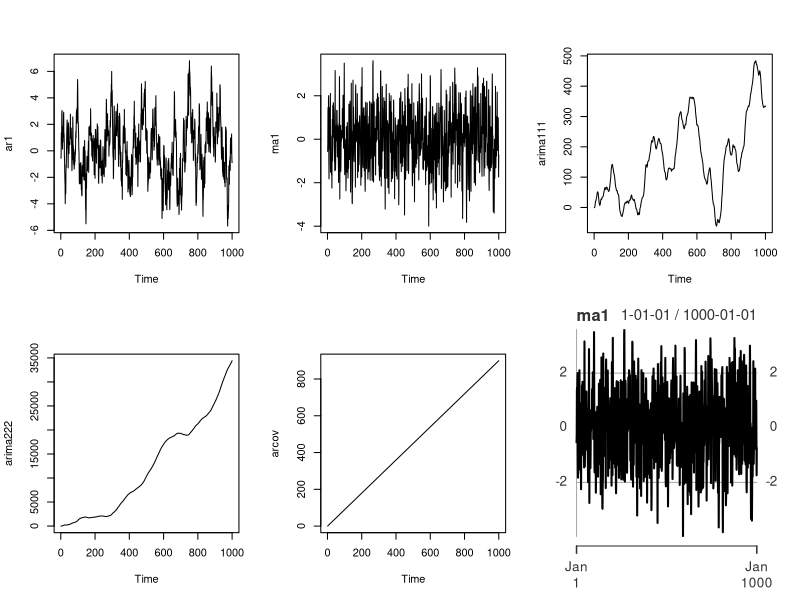
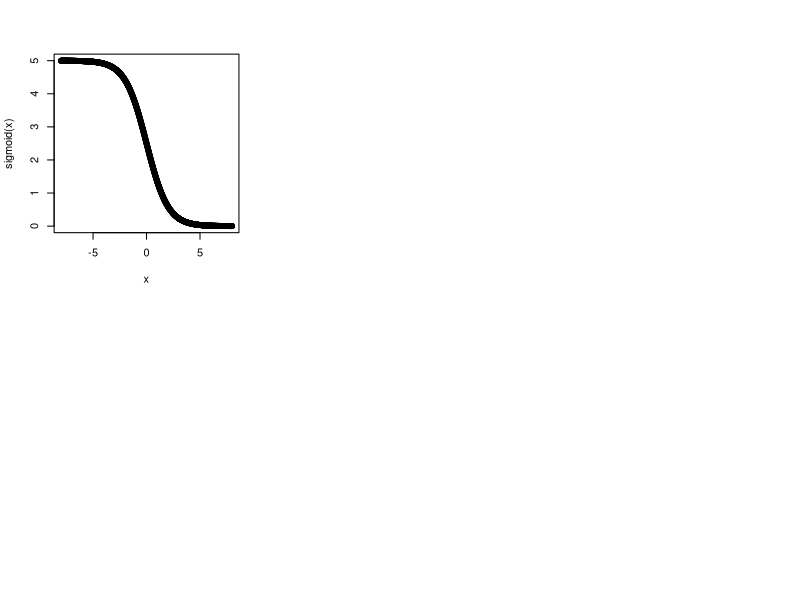

Recreate these plots in R, in order.
#' Testing how different an ARIMA(0,0,1) is compared to a mean model added to random walk
library(forecast)
library(data.table)
library(ggplot2)
library(xts)

#' Initialize data
set.seed(123)
n <- 1000

# white noise - Normal centered around 0
eps <- ts(rnorm(n))
xcov <- ts(1:1000)
eps
# initialise the first two values:
ar1 <- ma1 <- arma11 <- arma22 <- eps[1:2]

beta1 <- 0.9
beta2 <- -0.3
drift <- 0

# loop through and create the 3:1000th values:
for(i in 3:n){
  message(i)
  ar1[i]      <- beta1 * ar1[i - 1] + eps[i] + drift
  ma1[i]      <- beta1 * eps[i - 1] + eps[i] + drift
  arma11[i]   <- beta1 * arma11[i - 1] + beta1 * eps[i - 1] + eps[i]  + drift
  arma22[i]   <- beta1 * arma22[i - 1] + beta2 * arma22[i - 2] + beta1 * eps[i-1] + beta2 * eps[i-2] + eps[i] + drift
  arcov       <- beta1 * xcov + beta1 * eps[i - 1] + eps[i] + drift
}

# turn them into time series, and for the last two, "integrate" them via cumulative sum
ar1 <- ts(ar1)
ma1 <- ts(ma1)
arma11 <- ts(arma11)
arima111 <- ts(cumsum(arma11))
arima222 <- ts(cumsum(cumsum(arma22)))
arcov <- ts(arcov)

# Generate plots
par(mfrow = c(2,3))
plot(ar1)
plot(ma1)
plot(arima111)
plot(arima222)
plot(arcov)

#' Fit ARIMA(0, 0, 1)
ma1 <- as.xts(ma1)
x <- 1:500
ma1_past <- ma1[x]
ma1_future <- setdiff(ma1, ma1_past)

lm.fit <- lm(ma1_past ~ 1)

arima.fit <- arima(ma1, order = c(0,0,1))

auto.arima(ma1)
plot(ma1)

x <- seq(-8,8,.01)

sigmoid <- function(x){1 / (1 + exp(x))*5}



plot(x, sigmoid(x))

